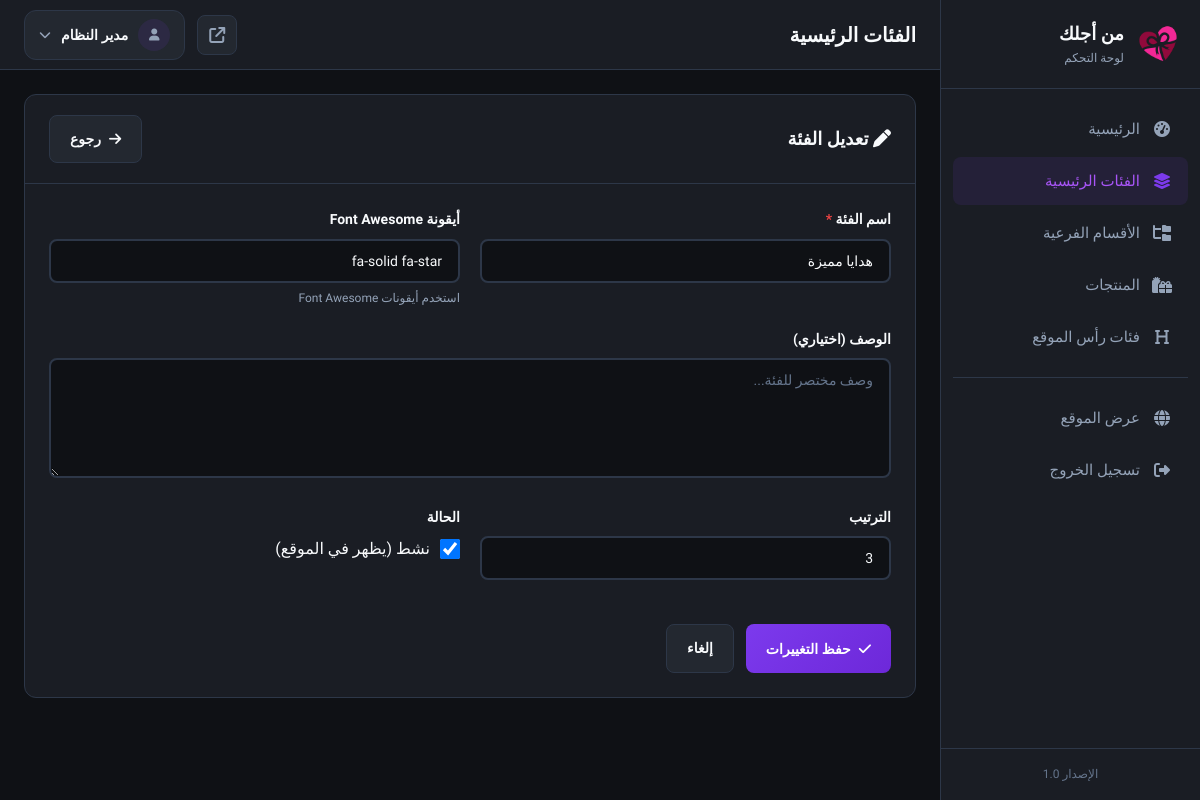
The page /admin/categories.php?action=edit&id=3 (signed in) on the database its author committed.
### tables this page shows
CREATE TABLE IF NOT EXISTS categories (
    id INT AUTO_INCREMENT PRIMARY KEY,
    name VARCHAR(100) NOT NULL,
    slug VARCHAR(100) NOT NULL UNIQUE,
    icon VARCHAR(100) DEFAULT 'fa-solid fa-gift',
    description TEXT NULL,
    sort_order INT DEFAULT 0,
    is_active TINYINT(1) DEFAULT 1,
    created_at DATETIME DEFAULT CURRENT_TIMESTAMP,
    updated_at DATETIME DEFAULT CURRENT_TIMESTAMP ON UPDATE CURRENT_TIMESTAMP,
    
    INDEX idx_slug (slug),
    INDEX idx_sort_order (sort_order),
    INDEX idx_is_active (is_active)
);

### admin/categories.php (the view, shortened to what this page needs)
<?php
$db = getDB();
$action = $_GET['action'] ?? 'list';
$editId = isset($_GET['id']) ? (int)$_GET['id'] : 0;
$category = null;
if ($action === 'edit' && $editId) {
    $stmt = $db->prepare("SELECT * FROM categories WHERE id = ?");
    $stmt->execute([$editId]);
    $category = $stmt->fetch();
}
require_once 'includes/header.php';
$categories = [];
?>
<?php if ($action === 'list'): ?>
    <div class="card">
        <div class="card-header">
            <h2 class="card-title">
                <i class="fa-solid fa-layer-group"></i>
                الفئات الرئيسية
            </h2>
            <a href="?action=add" class="btn btn-primary">
                <i class="fa-solid fa-plus"></i>
                إضافة فئة
            </a>
        </div>
        <div class="card-body">
            <?php if (!empty($categories)): ?>
                <div class="table-wrapper">
                    <table class="data-table">
                        <thead>
                            <tr>
                                <th style="width: 60px;">#</th>
                                <th>الأيقونة</th>
                                <th>اسم الفئة</th>
                                <th>الأقسام</th>
                                <th>الترتيب</th>
                                <th>الحالة</th>
                                <th style="width: 150px;">الإجراءات</th>
                            </tr>
                        </thead>
                        <tbody>
                            <?php foreach ($categories as $cat): ?>
                                <tr>
                                    <td data-label="#"><?php echo $cat['id']; ?></td>
                                    <td data-label="الأيقونة">
                                        <span style="font-size: 20px; color: var(--primary);">
                                            <i class="<?php echo htmlspecialchars($cat['icon']); ?>"></i>
                                        </span>
                                    </td>
                                    <td data-label="اسم الفئة">
                                        <strong><?php echo htmlspecialchars($cat['name']); ?></strong>
                                        <br>
                                        <small style="color: var(--text-muted);"><?php echo $cat['slug']; ?></small>
                                    </td>
                                    <td data-label="الأقسام">
                                        <span class="badge badge-<?php echo $cat['subcategories_count'] > 0 ? 'success' : 'warning'; ?>">
                                            <?php echo $cat['subcategories_count']; ?> قسم
                                        </span>
                                    </td>
                                    <td data-label="الترتيب"><?php echo $cat['sort_order']; ?></td>
                                    <td data-label="الحالة">
                                        <?php if ($cat['is_active']): ?>
                                            <span class="badge badge-success">نشط</span>
                                        <?php else: ?>
                                            <span class="badge badge-danger">معطل</span>
                                        <?php endif; ?>
                                    </td>
                                    <td data-label="الإجراءات">
                                        <div class="actions">
                                            <a href="?action=edit&id=<?php echo $cat['id']; ?>"
                                               class="btn btn-sm btn-secondary" title="تعديل">
                                                <i class="fa-solid fa-pen"></i>
                                            </a>
                                            <a href="?action=delete&id=<?php echo $cat['id']; ?>"
                                               class="btn btn-sm btn-danger"
                                               data-confirm="هل أنت متأكد من حذف هذه الفئة؟"
                                               data-delete
                                               title="حذف">
                                                <i class="fa-solid fa-trash"></i>
                                            </a>
                                        </div>
                                    </td>
                                </tr>
                            <?php endforeach; ?>
                        </tbody>
                    </table>
                </div>
            <?php else: ?>
                <div class="empty-state">
                    <i class="fa-solid fa-layer-group"></i>
                    <h3>لا توجد فئات</h3>
                    <p>ابدأ بإضافة فئة جديدة</p>
                    <a href="?action=add" class="btn btn-primary">
                        <i class="fa-solid fa-plus"></i>
                        إضافة فئة
                    </a>
                </div>
            <?php endif; ?>
        </div>
    </div>
<?php else: ?>
    <div class="card">
        <div class="card-header">
            <h2 class="card-title">
                <i class="fa-solid fa-<?php echo $action === 'edit' ? 'pen' : 'plus'; ?>"></i>
                <?php echo $action === 'edit' ? 'تعديل الفئة' : 'إضافة فئة جديدة'; ?>
            </h2>
            <a href="categories.php" class="btn btn-secondary">
                <i class="fa-solid fa-arrow-right"></i>
                رجوع
            </a>
        </div>
        <div class="card-body">
            <form method="POST" action="">
                <div class="form-row">
                    <div class="form-group">
                        <label class="form-label">
                            اسم الفئة <span class="required">*</span>
                        </label>
                        <input type="text" name="name" class="form-input"
                               value="<?php echo htmlspecialchars($category['name'] ?? ''); ?>" required>
                    </div>
                    <div class="form-group">
                        <label class="form-label">أيقونة Font Awesome</label>
                        <input type="text" name="icon" class="form-input"
                               value="<?php echo htmlspecialchars($category['icon'] ?? 'fa-solid fa-gift'); ?>"
                               placeholder="fa-solid fa-gift">
                        <div class="form-hint">
                            استخدم أيقونات <a href="https://fontawesome.com/icons" target="_blank">Font Awesome</a>
                        </div>
                    </div>
                </div>
                <div class="form-group">
                    <label class="form-label">الوصف (اختياري)</label>
                    <textarea name="description" class="form-textarea"
                              placeholder="وصف مختصر للفئة..."><?php echo htmlspecialchars($category['description'] ?? ''); ?></textarea>
                </div>
                <div class="form-row">
                    <div class="form-group">
                        <label class="form-label">الترتيب</label>
                        <input type="number" name="sort_order" class="form-input"
                               value="<?php echo $category['sort_order'] ?? 0; ?>"
                               min="0">
                    </div>
                    <div class="form-group">
                        <label class="form-label">الحالة</label>
                        <label style="display: flex; align-items: center; gap: 10px; cursor: pointer; margin-top: 8px;">
                            <input type="checkbox" name="is_active" value="1"
                                   <?php echo (!$category || $category['is_active']) ? 'checked' : ''; ?>
                                   style="width: 20px; height: 20px;">
                            <span>نشط (يظهر في الموقع)</span>
                        </label>
                    </div>
                </div>
                <div style="display: flex; gap: 12px; margin-top: 24px;">
                    <button type="submit" class="btn btn-primary">
                        <i class="fa-solid fa-check"></i>
                        <?php echo $action === 'edit' ? 'حفظ التغييرات' : 'إضافة الفئة'; ?>
                    </button>
                    <a href="categories.php" class="btn btn-secondary">إلغاء</a>
                </div>
            </form>
        </div>
    </div>
<?php endif; ?>
<?php require_once 'includes/footer.php'; ?>

### admin/assets/css/admin.css (style rules this page uses)
:root { --primary: #7c3aed; --primary-dark: #6d28d9; --primary-light: #a855f7; --primary-soft: rgba(124, 58, 237, 0.1); --success: #22c55e; --success-soft: rgba(34, 197, 94, 0.1); --warning: #f59e0b; --warning-soft: rgba(245, 158, 11, 0.1); --danger: #ef4444; --danger-soft: rgba(239, 68, 68, 0.1); --info: #3b82f6; --info-soft: rgba(59, 130, 246, 0.1); --bg-dark: #0f1115; --bg-card: #1a1d24; --bg-hover: #232830; --bg-elevated: #21252d; --text: #f8fafc; --text-muted: #94a3b8; --text-light: #64748b; --border: #2d3748; --border-light: #374151; --sidebar-width: 260px; --topbar-height: 70px; --radius: 12px; --radius-sm: 8px; --shadow: 0 4px 20px rgba(0, 0, 0, 0.3); --transition: 0.3s ease; }
* { margin: 0; padding: 0; box-sizing: border-box; }
body { font-family: 'Tajawal', sans-serif; background: var(--bg-dark); color: var(--text); line-height: 1.6; min-height: 100vh; }
a { text-decoration: none; color: inherit; }
.card { background: var(--bg-card); border: 1px solid var(--border); border-radius: var(--radius); overflow: hidden; }
.card-header { padding: 20px 24px; border-bottom: 1px solid var(--border); display: flex; align-items: center; justify-content: space-between; gap: 16px; }
.card-title { font-size: 18px; font-weight: 700; color: var(--text); }
.card-body { padding: 24px; }
.btn { display: inline-flex; align-items: center; justify-content: center; gap: 8px; padding: 12px 20px; font-size: 14px; font-weight: 600; font-family: inherit; border-radius: var(--radius-sm); border: none; cursor: pointer; transition: all var(--transition); }
.btn-primary { background: linear-gradient(135deg, var(--primary) 0%, var(--primary-dark) 100%); color: white; }
.btn-secondary { background: var(--bg-hover); color: var(--text); border: 1px solid var(--border); }
.form-group { margin-bottom: 20px; }
.form-label { display: block; font-size: 14px; font-weight: 600; color: var(--text); margin-bottom: 8px; }
.form-label .required { color: var(--danger); }
.form-input, .form-select, .form-textarea { width: 100%; padding: 12px 16px; font-size: 14px; font-family: inherit; background: var(--bg-dark); border: 2px solid var(--border); border-radius: var(--radius-sm); color: var(--text); transition: all var(--transition); }
.form-input::placeholder, .form-textarea::placeholder { color: var(--text-light); }
.form-textarea { min-height: 120px; resize: vertical; }
.form-hint { font-size: 12px; color: var(--text-muted); margin-top: 6px; }
.form-row { display: grid; grid-template-columns: repeat(2, 1fr); gap: 20px; }

### rows shown on the page
categories: name "هدايا مميزة", icon "fa-solid fa-star", sort_order "3", is_active "☑"

### other values the page prints
$item['label'] "الرئيسية"
$item['label'] "الفئات الرئيسية"
$item['label'] "الأقسام الفرعية"
$item['label'] "المنتجات"
$item['label'] "فئات رأس الموقع"
$pageTitle "الفئات الرئيسية"
$currentAdmin['full_name'] "مدير النظام"
